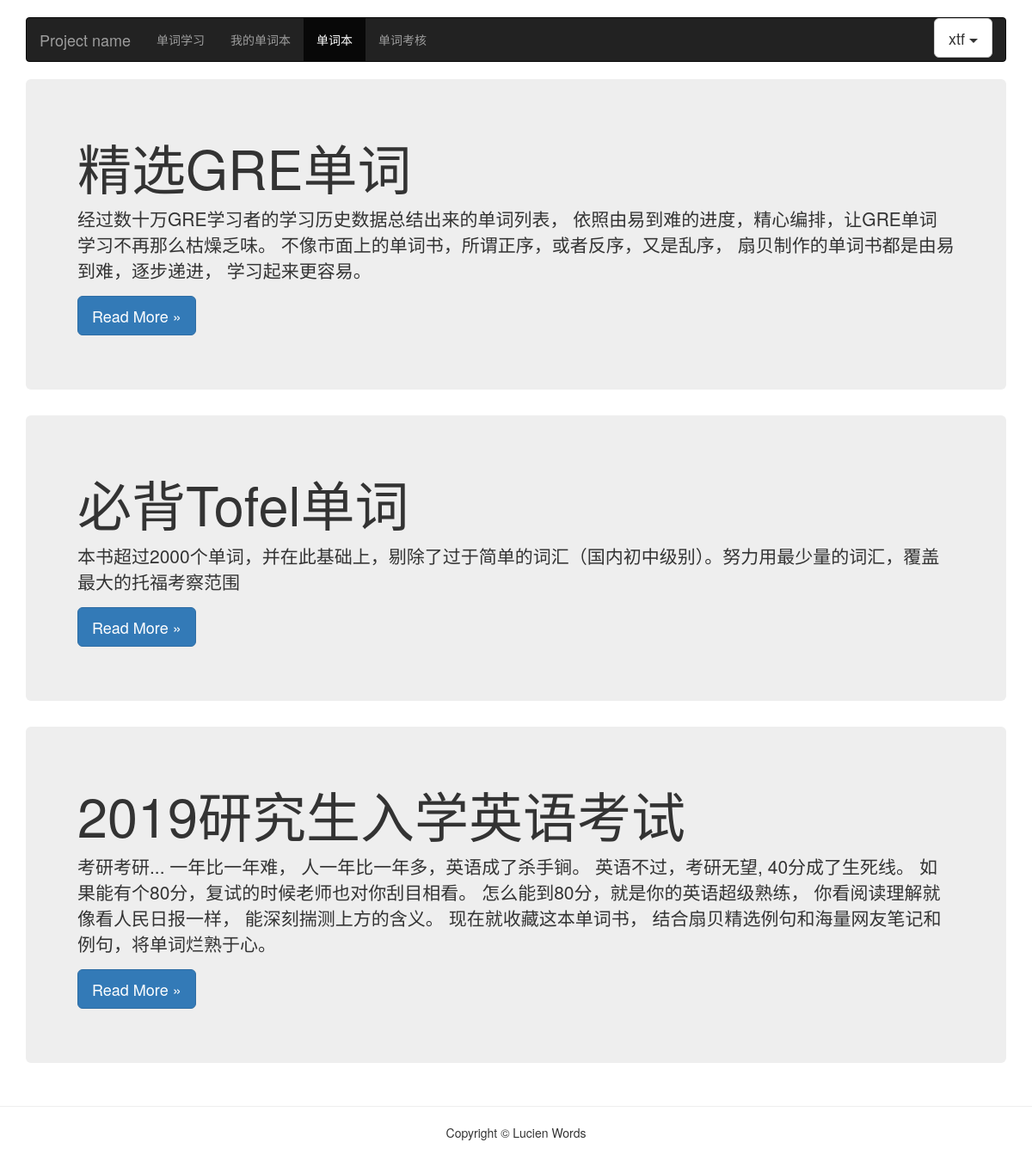
Screenshot of /account/learn/wordbook/ (signed in) with the database file from the repository.
### learn/models.py (models this page shows, shortened)
class WordBook(models.Model):
    title = models.CharField(blank=True, max_length=50,
                                   verbose_name=u"书名")
    description = models.CharField(blank=True, max_length=200,
                                   verbose_name=u"描述")
    uploaded_user = models.ForeignKey(User, verbose_name=u"上传人", on_delete=models.CASCADE)
    word_num = models.IntegerField(default=1000, verbose_name=u"单词数")
    class Meta:
        verbose_name = u"单词本"
        verbose_name_plural = verbose_name

### learn/views.py (the view)
# urls.py: path('wordbook/', views.wordbook, name='wordbook'),
@login_required
def wordbook(request):
    user = request.user
    all_wordbooks = WordBook.objects.all()
    wordbook_info = []
    for wordbook in all_wordbooks:
        info = {}
        info['title'] = wordbook.title
        info['description'] = wordbook.description
        info['uploaded_user'] = wordbook.uploaded_user.username
        info['word_num'] = wordbook.word_num
        info['wordbook_id'] = wordbook.id
        wordbook_info.append(info)
        user_name = user.username
    return render(request, 'workbook.html', {'data': wordbook_info, 'username': user_name})

### learn/templates/workbook.html (shortened to what this page needs)
<!DOCTYPE html>
{% load static %}
<html lang="zh-CN">
  <head>
    <link href="https://cdn.bootcss.com/bootstrap/3.3.7/css/bootstrap.min.css" rel="stylesheet">
    <link href="{% static 'css/navbar.css'%}" rel="stylesheet">
  </head>
  <body>
    <div class="container">
      <nav class="navbar navbar-inverse">
        <div class="container-fluid">
          <div class="navbar-header">
            <a class="navbar-brand" href="#">Project name</a>
          </div>
          <div id="navbar" class="navbar-collapse collapse">
            <ul class="nav navbar-nav">
                <li><a href="{% url 'learn:learnindex' %}">单词学习</a></li>
                <li><a href="{% url 'learn:mywordbook' %}">我的单词本</a></li>
                <li class="active"><a href="{% url 'learn:wordbook' %}">单词本</a></li>
                <li><a href="{% url 'learn:voctest' %}">单词考核</a></li>
            </ul>
            <ul class="nav navbar-nav navbar-right">
              <div class="btn-group">
              <button type="button" class="btn btn-default btn-lg dropdown-toggle" data-toggle="dropdown" aria-haspopup="true" aria-expanded="false">
                {{username}} <span class="caret"></span>
              </button>
            </div>
            </ul>
          </div>
        </div>
      </nav>
      {% for wordbook in data %}
      <div class="jumbotron">
        <h1>{{wordbook.title}}</h1>
        <p>{{wordbook.description}}</p>
        <p>
          <a class="btn btn-lg btn-primary" href="wordbookunit?id={{wordbook.wordbook_id}}" role="button">Read More &raquo;</a>
        </p>
      </div>
      {% endfor %}
    </div>
    <hr>
    <footer>
        <div class="row">
            <div class="col-lg-12">
                <p class="text-center">Copyright &copy; Lucien Words</p>
            </div>
        </div>
    </footer>
  </body>
</html>

### static/css/navbar.css (style rules this page uses)
body { padding-top: 20px; padding-bottom: 20px; }
.navbar { margin-bottom: 20px; }

### rows the page displays
WordBook: title "精选GRE单词", description "经过数十万GRE学习者的学习历史数据总结出来的单词列表， 依照由易到难的进度，精心编排，让GRE单词学习不再那么枯燥乏味。 不像市面上的单词书，所谓正序，或者反序，又是乱序， 扇贝制作的单词书都是由易到难，逐步递进， 学习起来更容易。"
WordBook: title "必背Tofel单词", description "本书超过2000个单词，并在此基础上，剔除了过于简单的词汇（国内初中级别）。努力用最少量的词汇，覆盖最大的托福考察范围"
WordBook: title "2019研究生入学英语考试", description "考研考研... 一年比一年难， 人一年比一年多，英语成了杀手锏。 英语不过，考研无望, 40分成了生死线。 如果能有个80分，复试的时候老师也对你刮目相看。 怎么能到80分，就是你的英语超级熟练， 你看阅读理解就像看人民日报一样， 能深刻揣测上方的含义。 现在就收藏这本单词书， 结合扇贝精选例句和海量网友笔记和例句，将单词烂熟于心。"

### other values shown
{{ username }} "xtf"
